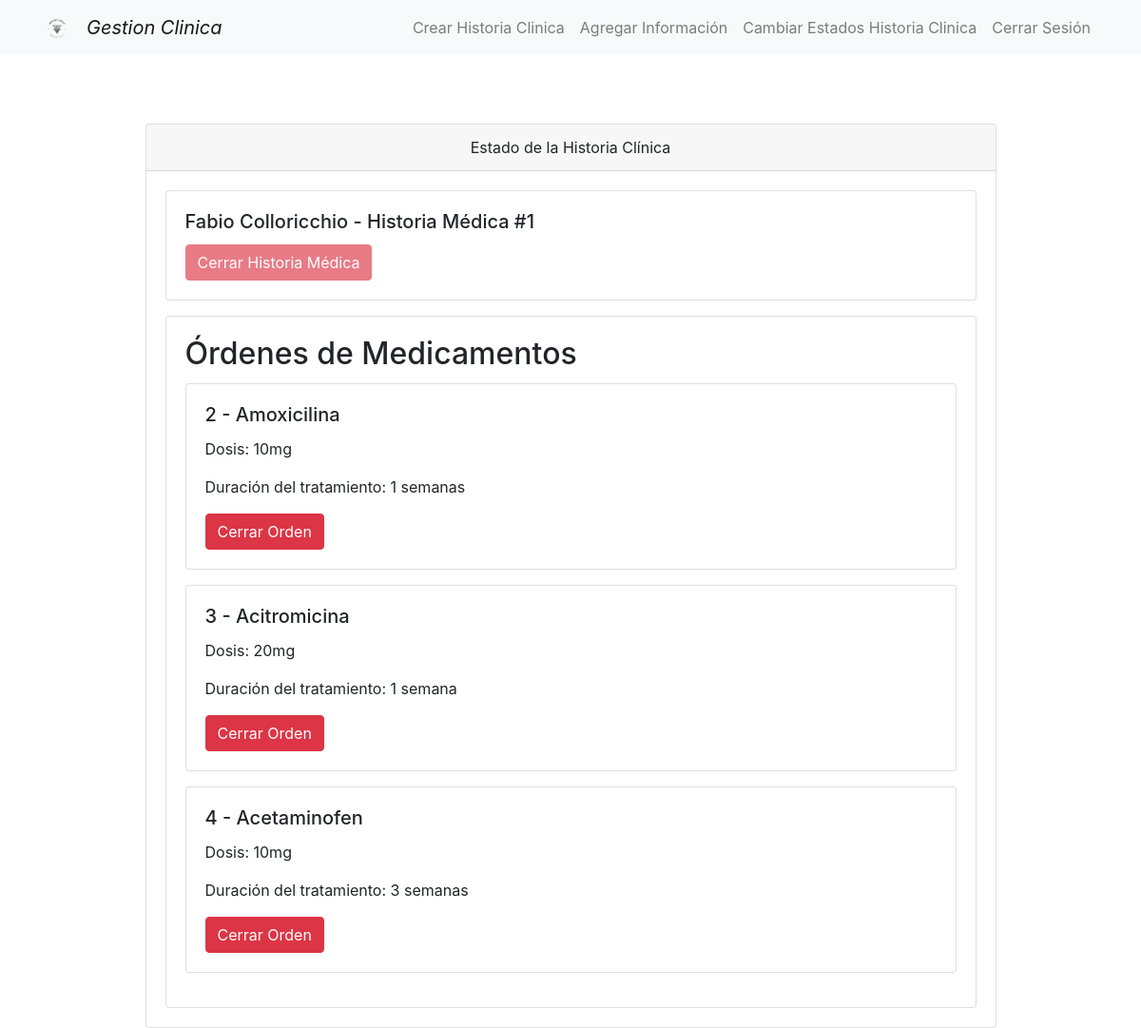
/home/medicos/estado_historia/1/ (signed in), run on an earlier commit of the app's database.
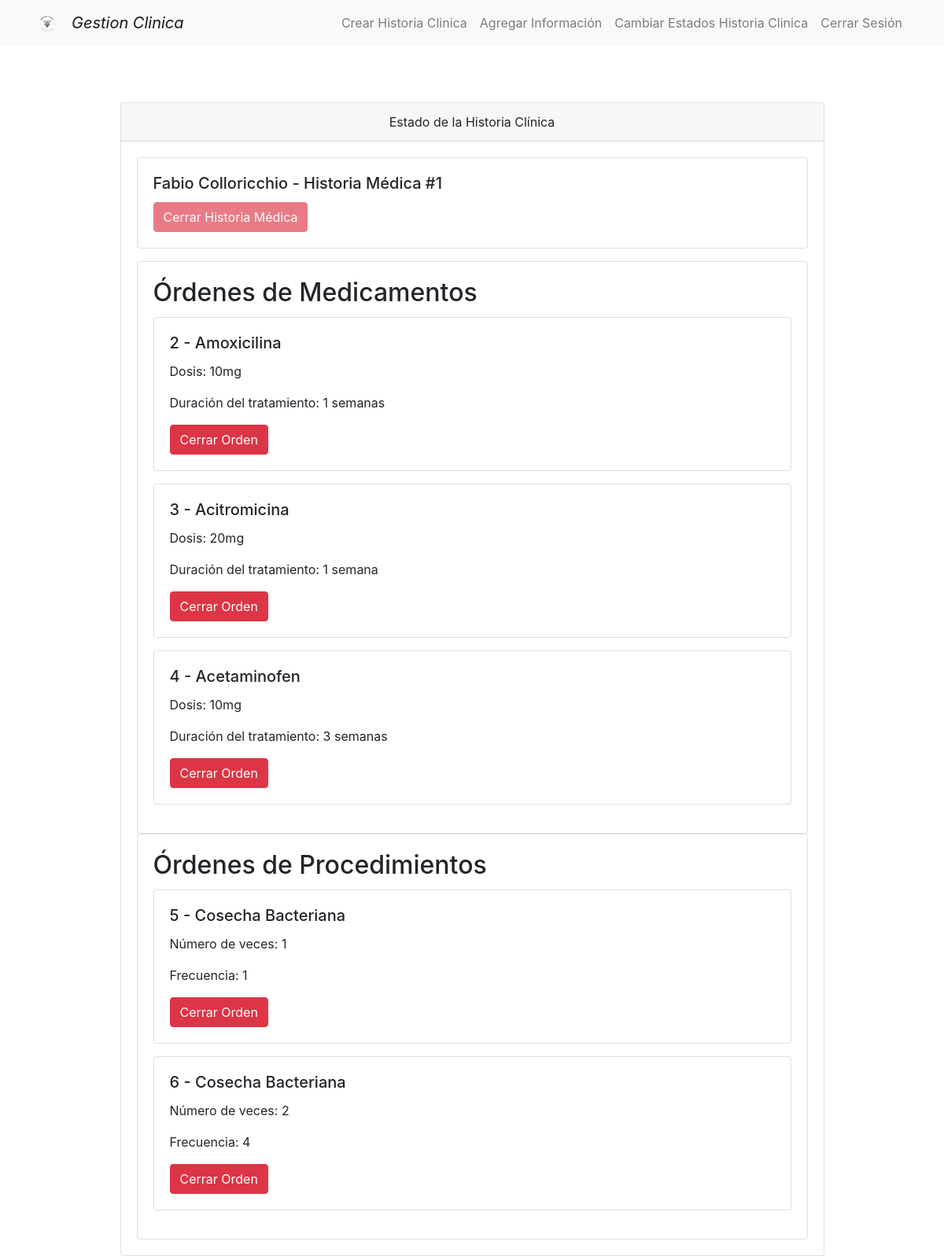
And on a later commit of the database.
### personaladministrativo/models.py (models this page shows, shortened)
class Paciente(models.Model):
    numero_identificacion = models.CharField(max_length=10, unique=True)
    nombre_completo = models.CharField(max_length=200)
    fecha_nacimiento = models.DateField()
    genero = models.CharField(max_length=10)
    direccion = models.CharField(max_length=200)
    numero_telefono = models.CharField(max_length=10)
    correo_electronico = models.EmailField(blank=True, null=True)
    nombre_contacto_emergencia = models.CharField(max_length=200)
    relacion_contacto_emergencia = models.CharField(max_length=50)
    numero_telefono_emergencia = models.CharField(max_length=10)
    nombre_compania_seguro = models.CharField(max_length=100)
    numero_poliza_seguro = models.CharField(max_length=50)
    estado_poliza_seguro = models.BooleanField()
    copagos_acumulados = models.DecimalField(max_digits=10, decimal_places=2, default=0)

### medicos/models.py (models this page shows, shortened)
class HistoriaClinica(models.Model):
    fecha = models.DateField(default=timezone.now)
    medico = models.ForeignKey(Usuario, on_delete=models.CASCADE)  # Cédula del médico
    paciente = models.ForeignKey(Paciente, on_delete=models.CASCADE)  # Cédula del paciente
    motivo_consulta = models.TextField()
    sintomatologia = models.TextField()
    diagnostico = models.TextField()
    ordenes = models.ManyToManyField('Orden', related_name='historias_clinicas')
    cerrada = models.BooleanField(default=False)
    pagada = models.BooleanField(default=False)

class OrdenMedicamento(models.Model):
    orden = models.ForeignKey(Orden, on_delete=models.CASCADE, related_name='medicamentos')
    numero_item = models.PositiveIntegerField()  # Número de ítem dentro de la orden
    nombre_medicamento = models.CharField(max_length=200)
    dosis = models.CharField(max_length=50)
    duracion_tratamiento = models.CharField(max_length=50)
    costo = models.DecimalField(max_digits=10, decimal_places=2)
    cerrada = models.BooleanField(default=False)

class OrdenProcedimiento(models.Model):
    orden = models.ForeignKey(Orden, on_delete=models.CASCADE, related_name='procedimientos')
    numero_item = models.PositiveIntegerField()  # Número de ítem dentro de la orden
    nombre_procedimiento = models.CharField(max_length=200)
    numero_veces = models.PositiveIntegerField()
    frecuencia = models.CharField(max_length=50)
    costo = models.DecimalField(max_digits=10, decimal_places=2)
    requiere_asistencia_especialista = models.BooleanField()
    cerrada = models.BooleanField(default=False)

### medicos/views.py (the view, shortened to what this page needs)
# urls.py: path('home/medicos/estado_historia/', views.buscar_estado_historia, name='buscar_estado_historia'),
@role_required(['Médicos','Soporte de Información'])
def estado_historia(request, id_historia_medica):
    historia_clinica = HistoriaClinica.objects.get(id=id_historia_medica)
    paciente_nombre = historia_clinica.paciente.nombre_completo
    ordenes_medicamentos = historia_clinica.ordenes.filter(tipo_orden='medicamento', cerrada=False)
    ordenes_procedimientos = historia_clinica.ordenes.filter(tipo_orden='procedimiento', cerrada=False)
    ordenes_ayuda_diagnostica = historia_clinica.ordenes.filter(tipo_orden='ayuda_diagnostica', cerrada=False)
    detalles_ordenes_medicamentos = []
    for orden in ordenes_medicamentos:
        orden_medicamento = OrdenMedicamento.objects.get(orden=orden)
        detalle = {
            'id': orden.id,
            'nombre_medicamento': orden_medicamento.nombre_medicamento,
            'dosis': orden_medicamento.dosis,
            'duracion_tratamiento': orden_medicamento.duracion_tratamiento,
        }
        detalles_ordenes_medicamentos.append(detalle)
    detalles_ordenes_procedimientos = []
    for orden in ordenes_procedimientos:
        orden_procedimiento = OrdenProcedimiento.objects.get(orden=orden)
        detalle = {
            'id': orden.id,
            'nombre_procedimiento': orden_procedimiento.nombre_procedimiento,
            'numero_veces': orden_procedimiento.numero_veces,
            'frecuencia': orden_procedimiento.frecuencia,
        }
        detalles_ordenes_procedimientos.append(detalle)
    detalles_ordenes_ayuda_diagnostica = []
    return render(request, 'estado_historia_clinica.html', {
        'historia_clinica': historia_clinica,
        'paciente_nombre': paciente_nombre,
        'detalles_ordenes_medicamentos': detalles_ordenes_medicamentos,
        'detalles_ordenes_procedimientos': detalles_ordenes_procedimientos,
        'detalles_ordenes_ayuda_diagnostica': detalles_ordenes_ayuda_diagnostica,
    })

### medicos/templates/estado_historia_clinica.html (shortened to what this page needs)
{% extends "layouts/layout.html" %}
{% load static %}
{% block navbar %}
<li class="nav-item">
    <a class="nav-link" href={% url 'crear_historia_clinica' %}> Crear Historia Clinica </a>
</li>
<li class="nav-item">
    <a class="nav-link" href={% url 'agregar_ordenes' %}> Agregar Información </a>
</li>
<li class="nav-item">
    <a class="nav-link" href={% url 'buscar_estado_historia' %}> Cambiar Estados Historia Clinica </a>
</li>
<li class="nav-item">
    <a class="nav-link" href="{% url 'logout_view' %}"> Cerrar Sesión </a>
</li>
{% endblock %}
{% block content %}
<div class="container mt-4">
    <div class="row justify-content-center">
        <div class="col-md-10">
            <div class="card mt-5">
                <div class="card-header text-center">Estado de la Historia Clínica</div>
                <div class="card-body">
                    <div class="card mb-3">
                        <div class="card-body">
                            <h5 class="card-title">{{ paciente_nombre }} - Historia Médica #{{ historia_clinica.id }}</h5>
                            {% if not detalles_ordenes_medicamentos and not detalles_ordenes_procedimientos and not detalles_ordenes_ayuda_diagnostica %}
                                <a href="{% url 'cerrar_historia_clinica' historia_clinica.id%}" class="btn btn-danger float-end">Cerrar Historia Médica</a>
                            {% else %}
                                <button class="btn btn-danger float-end" disabled>Cerrar Historia Médica</button>
                            {% endif %}
                        </div>
                    </div>
                    {% if detalles_ordenes_medicamentos %}
                    <div class="card">
                        <div class="card-body">
                            <h2 class="card-title">Órdenes de Medicamentos</h2>
                            {% for orden_medicamento in detalles_ordenes_medicamentos %}
                                <div class="card mb-3">
                                    <div class="card-body">
                                        <h5 class="card-title">{{ orden_medicamento.id }} - {{ orden_medicamento.nombre_medicamento }}</h5>
                                        <p>Dosis: {{ orden_medicamento.dosis }}</p>
                                        <p>Duración del tratamiento: {{ orden_medicamento.duracion_tratamiento }}</p>
                                        <a href="{% url 'cerrar_orden' orden_medicamento.id %}" class="btn btn-danger">Cerrar Orden</a>
                                    </div>
                                </div>
                            {% endfor %}
                        </div>
                    </div>
                    {% endif %}
                    {% if detalles_ordenes_procedimientos %}
                    <div class="card">
                        <div class="card-body">
                            <h2 class="card-title">Órdenes de Procedimientos</h2>
                            {% for orden_procedimiento in detalles_ordenes_procedimientos %}
                                <div class="card mb-3">
                                    <div class="card-body">
                                        <h5 class="card-title">{{ orden_procedimiento.id }} - {{ orden_procedimiento.nombre_procedimiento }}</h5>
                                        <p>Número de veces: {{ orden_procedimiento.numero_veces }}</p>
                                        <p>Frecuencia: {{ orden_procedimiento.frecuencia }}</p>
                                        <a href="{% url 'cerrar_orden' orden_procedimiento.id %}" class="btn btn-danger">Cerrar Orden</a>
                                    </div>
                                </div>
                            {% endfor %}
                        </div>
                    </div>
                    {% endif %}
                </div>
            </div>
        </div>
    </div>
</div>
{% endblock %}

### mainapp/templates/layouts/layout.html (shortened to what this page needs)
{% load static %}
<!DOCTYPE html>
<html lang="es">
<head>
    <link rel="stylesheet" href="https://stackpath.bootstrapcdn.com/bootstrap/4.5.0/css/bootstrap.min.css">
</head>
<body>
    <nav class="navbar navbar-expand-lg navbar-light bg-light">
        <div class="container">
            <a class="navbar-brand" href="">
                <img src="{% static 'images/logo.png' %}" alt="Gestion" height="30" width="30">
            </a>
            <div class="collapse navbar-collapse">
                <ul class="navbar-nav">
                    <li class="nav-item">
                        <a class="navbar-brand font-italic" href=''> Gestion Clinica </a>
                    </li>
                </ul>
                <ul class="navbar-nav ml-auto">
                    {% block navbar %}
                    {% endblock %}
                </ul>
            </div>
        </div>
    </nav>
    <div class="container mt-4">
        {% block content %}
        {% endblock %}
    </div>
</body>
</html>

What changed in the data, as far as the page shows it:
added OrdenProcedimiento: nombre_procedimiento "Cosecha Bacteriana"
added OrdenProcedimiento: nombre_procedimiento "Cosecha Bacteriana"
Also different on the page:
text now shown: "Órdenes de Procedimientos"
new list line: "5 - Número de veces: 1 Frecuencia: 1 Cerrar Orden"
new list line: "6 - Número de veces: 2 Frecuencia: 4 Cerrar Orden"
